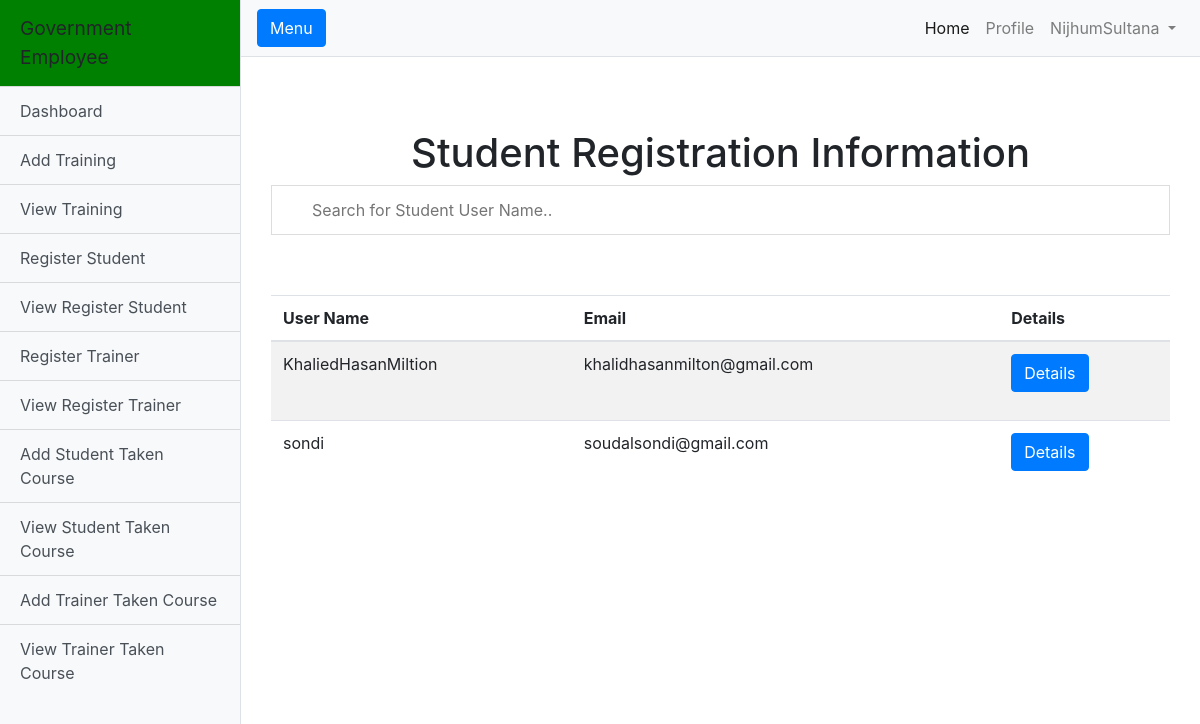
Page /GovernmentEmployee/StudentRegisterView/ (signed in) on the committed database.
### users/models.py (models this page shows, shortened)
class User(AbstractUser):
    is_governmentEmployee = models.BooleanField(default=False)
    is_trainer = models.BooleanField(default=False)
    is_student = models.BooleanField(default=False)
    MinistryName = models.ForeignKey(Ministry, on_delete=models.CASCADE, null=True, blank=True)
    phone_number = models.CharField(max_length=12, null=True, blank=True)
    Address = models.CharField(max_length=120, null=True, blank=True)
    image = models.ImageField(default='default.jpg', upload_to='profile_pics')

### users/views.py (the view)
# urls.py: path('StudentRegisterView/', user_views.RegStudentList.as_view(), name='StudentRegisterView'),
@method_decorator([login_required, governmentEmployee_required], name='dispatch')
class RegStudentList(ListView):
    model = User
    template_name = 'GovernmentEmployee/StudentRegisterView.html'
    paginate_by = 15

### GovernmentEmployee/templates/GovernmentEmployee/StudentRegisterView.html (shortened to what this page needs)
{% extends 'GovernmentEmployee/GovernmentEmployeeNavbar.html' %}
{% load static %}
{% load crispy_forms_tags %}
{% block content %}
<div class="container-fluid">
	<div class="limiter">
		<div class="container-table100">
			<div class="wrap-table100">
				<div class="table100">
                    <br>
                    <br>
                    <br>
                    <h1 align="center">Student Registration Information</h1>
                    <input type="text" id="myInput" onkeyup="myFunction()" placeholder="Search for Student User Name.." title="Type in a name">
                     <br>
                    <br>
                    <br>
					<table id="myTable" class="table table-striped" cellspacing="0" width="100%">
						<thead>
							<tr class="table100-head">
                                    <th  class="th-sm" >User Name</th>
                                    <th class="th-sm">Email</th>
                                    <th class="th-sm">Details</th>
							</tr>
						</thead>
						<tbody>
                             {% for regStudent in object_list  %}
                                  {% if regStudent.is_student %}
                                            <tr>
                                                <td class="column1">{{ regStudent.username}}</td>
                                                <td class="column2">{{ regStudent.email }}</td>
                                                 <td class="column3">
                                                     <div class="form-group">
                                                         <a class="btn btn-primary" href="../detailsRegisterStudent/{{ regStudent.id }}" role="button">Details</a>
                                                     </div>
                                                 </td>
                                            </tr>
                                  {% endif %}
                             {% endfor %}
						</tbody>
					</table>
				</div>
			</div>
		</div>
	</div>
</div>
{% endblock %}

### GovernmentEmployee/templates/GovernmentEmployee/GovernmentEmployeeNavbar.html (shortened to what this page needs)
<html lang="en">
<head>
  <link href="{% static 'GovernmentEmployee/vendor/bootstrap/css/bootstrap.min.css' %}" rel="stylesheet">
  <link href="{% static 'GovernmentEmployee/css/simple-sidebar.css' %}" rel="stylesheet">
</head>
<body>
  <div class="d-flex" id="wrapper">
    <div class="bg-light border-right" id="sidebar-wrapper">
      <div class="sidebar-heading" style="background-color:rgb(0, 128, 0);">Government Employee </div>
      <div class="list-group list-group-flush">
        <a href="{% url 'GovernmentEmployeeHome' %}" class="list-group-item list-group-item-action bg-light">Dashboard</a>
        <a href="{% url 'addTraining' %}" class="list-group-item list-group-item-action bg-light">Add Training</a>
        <a href="{% url 'viewTraining'%}" class="list-group-item list-group-item-action bg-light">View Training</a>
        <a href="{% url 'registerStudent' %}" class="list-group-item list-group-item-action bg-light">Register Student</a>
        <a href="{% url 'StudentRegisterView' %}" class="list-group-item list-group-item-action bg-light">View Register Student</a>
        <a href="{% url 'registerTrainer' %}" class="list-group-item list-group-item-action bg-light">Register Trainer</a>
        <a href="{% url 'viewRegisterTrainer' %}" class="list-group-item list-group-item-action bg-light">View Register Trainer</a>
        <a href="{% url 'addStudentTakenCourse' %}" class="list-group-item list-group-item-action bg-light">Add Student Taken Course</a>
        <a href="{% url 'StudentTakenCourseView'%}" class="list-group-item list-group-item-action bg-light">View Student Taken Course</a>
          <a href="{% url 'addTrainerTakenCourse' %}" class="list-group-item list-group-item-action bg-light">Add Trainer Taken Course</a>
        <a href="{% url 'ViewTrainerTakenCourse'%}" class="list-group-item list-group-item-action bg-light">View Trainer Taken Course</a>
      </div>
    </div>
    <div id="page-content-wrapper">
      <nav class="navbar navbar-expand-lg navbar-light bg-light border-bottom">
        <button class="btn btn-primary" id="menu-toggle">Menu</button>
        <div class="collapse navbar-collapse" id="navbarSupportedContent">
          <ul class="navbar-nav ml-auto mt-2 mt-lg-0">
            <li class="nav-item active">
              <a class="nav-link" href="{% url 'BaseHome' %}">Home <span class="sr-only">(current)</span></a>
            </li>
            <li class="nav-item">
              <a class="nav-link" href="{% url 'GovernmentEmployeeProfile' %}">Profile</a>
            </li>
            <li class="nav-item dropdown">
              <a class="nav-link dropdown-toggle" href="#" id="navbarDropdown" role="button" data-toggle="dropdown" aria-haspopup="true" aria-expanded="false">
               {% if user.is_authenticated %}
                 {{ user.username }}
               {% endif %}
              </a>
            </li>
          </ul>
        </div>
      </nav>
        <div class="container-fluid">
            {% block content %}{% endblock %}
        </div>
    </div>
  </div>
</body>
</html>

### GovernmentEmployee/static/GovernmentEmployee/css/simple-sidebar.css (style rules this page uses)
body { overflow-x: hidden; }
#sidebar-wrapper { min-height: 100vh; margin-left: -15rem; -webkit-transition: margin .25s ease-out; -moz-transition: margin .25s ease-out; -o-transition: margin .25s ease-out; transition: margin .25s ease-out; }
#sidebar-wrapper .sidebar-heading { padding: 0.875rem 1.25rem; font-size: 1.2rem; }
#sidebar-wrapper .list-group { width: 15rem; }
#page-content-wrapper { min-width: 100vw; }
@media (min-width: 768px) { #sidebar-wrapper { margin-left: 0; } }
@media (min-width: 768px) { #page-content-wrapper { min-width: 0; width: 100%; } }

### GovernmentEmployee/templates/GovernmentEmployee/StudentRegisterView.html (style rules this page uses)
#myInput {  background-position: 10px 10px; background-repeat: no-repeat; width: 100%; font-size: 16px; padding: 12px 20px 12px 40px; border: 1px solid #ddd; margin-bottom: 12px; }

### rows in the picture
User: username "NijhumSultana"
User: username "KhaliedHasanMiltion", email "khalidhasanmilton@gmail.com"
User: username "sondi", email "soudalsondi@gmail.com"
